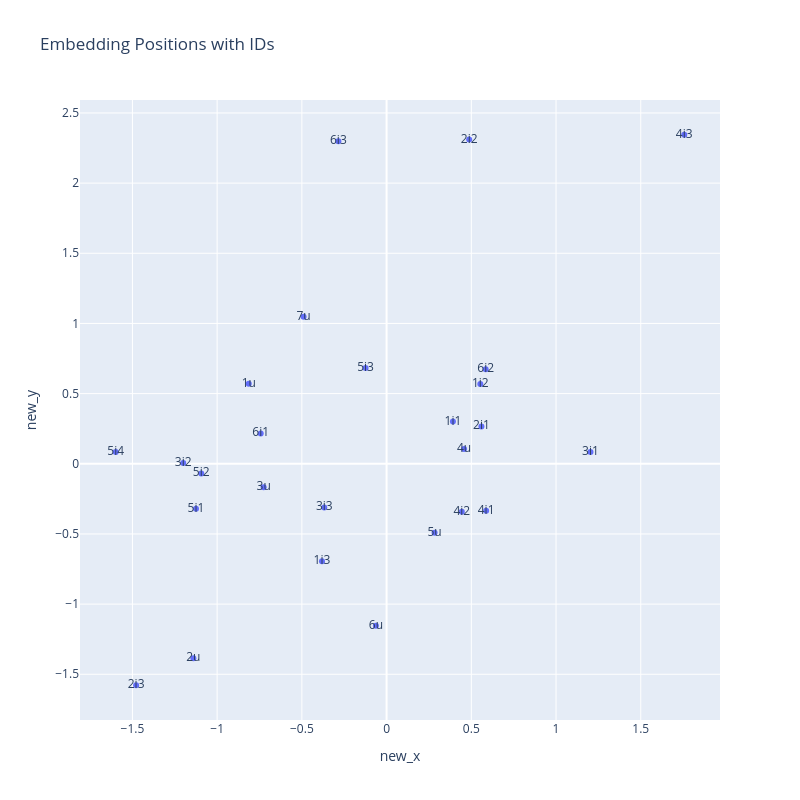
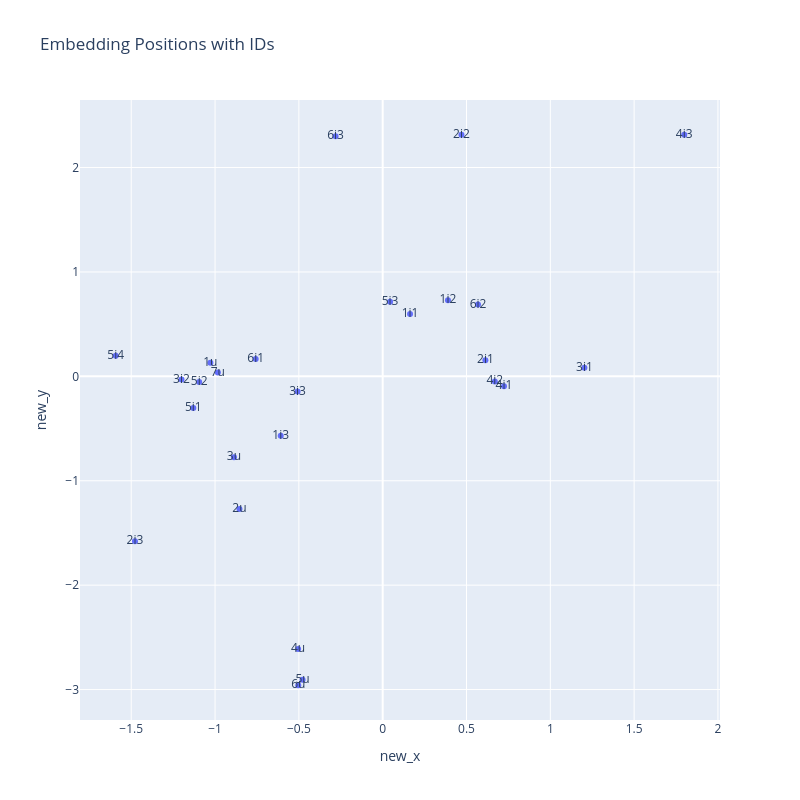
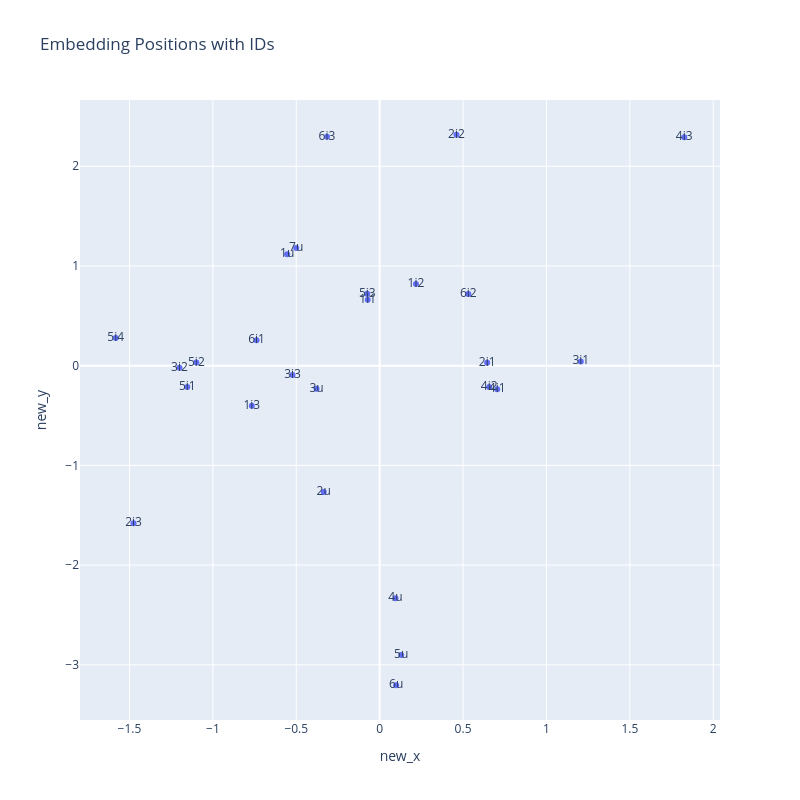
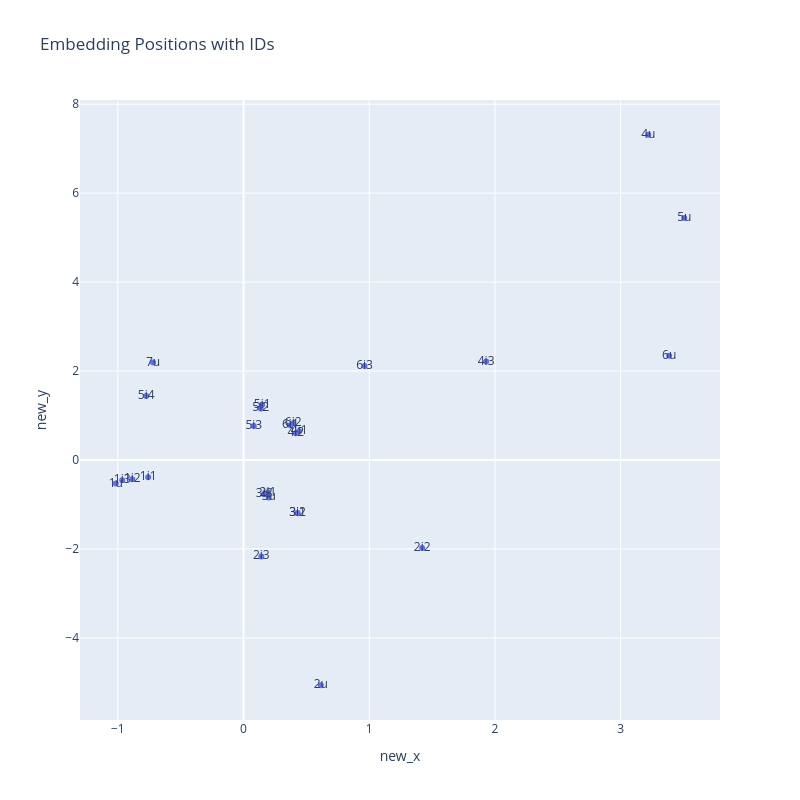

Notebook cell for these charts, in order:
### Code cell
user_embedding_sizes = [len(user_encoder.classes_), 2]
item_embedding_sizes = [len(item_encoder.classes_), 2]

model = TwoTowerModel(user_embedding_sizes, item_embedding_sizes, 
                      device).to(device)

optimizer = torch.optim.SGD(model.parameters(), lr=5, momentum=0)

users_ids, users_features = zip(*train_dataset.user2features.items())
items_ids, items_features = zip(*train_dataset.item2features.items())

user_shift_dev_history = []
user_shift_epoch_ids = []

def train_loop(model, optimizer, train_loader, n_epochs=100):
    loss_history = list()
    for epoch in range(n_epochs):
        for batch in tqdm(train_loader, desc=f'Epoch {epoch}'):
            
            user_embs, item_embs = model(*batch)
            loss = infonceloss(user_embs, item_embs)

            optimizer.zero_grad()
            loss.backward()

            old_users_embeddings = model.get_user_embeddings(
                torch.IntTensor(np.array(users_features)).to(device)
            )
            old_items_embeddings = model.get_item_embeddings(
                torch.IntTensor(np.array(items_features)).to(device)
            )

            optimizer.step()

            new_users_embeddings = model.get_user_embeddings(
                torch.IntTensor(np.array(users_features)).to(device)
            )
            # ---
            dev = compute_user_shift_deviation(old_users_embeddings, new_users_embeddings)
            user_shift_dev_history.append(dev)
            user_shift_epoch_ids.append(epoch)
            # ---
            new_items_embeddings = model.get_item_embeddings(
                torch.IntTensor(np.array(items_features)).to(device)
            )

            loss_history.append(loss.item())

            if (epoch < 3) or (epoch == 99):
                print(f'Train loss: {loss_history[-1]}')
                plot_embedding_shift(
                    old_users_embeddings,
                    old_items_embeddings,
                    new_users_embeddings,
                    new_items_embeddings,
                    users_ids,
                    items_ids,
                    title="Embedding Shift (green - users; blue - items)"
                )

model.train()
train_loop(model, optimizer, train_loader)

### Figure 1 — Plotly figure (JSON) as saved in the notebook; plotly's stock layout.template omitted (floating-point values rounded to 4 significant figures)
{"data": [{"customdata": [["1u"], ["2u"], ["3u"], ["4u"], ["5u"], ["6u"], ["7u"], ["1i1"], ["1i2"], ["1i3"], ["2i1"], ["2i2"], ["2i3"], ["3i1"], ["3i2"], ["3i3"], ["4i1"], ["4i2"], ["4i3"], ["5i1"], ["5i2"], ["5i3"], ["6i1"], ["6i2"], ["6i3"], ["5i4"]], "hovertemplate": "id=%{customdata[0]}<extra></extra>", "legendgroup": "", "marker": {"color": "#636efa", "symbol": "circle"}, "mode": "markers+text", "name": "", "orientation": "v", "showlegend": false, "text": ["1u", "2u", "3u", "4u", "5u", "6u", "7u", "1i1", "1i2", "1i3", "2i1", "2i2", "2i3", "3i1", "3i2", "3i3", "4i1", "4i2", "4i3", "5i1", "5i2", "5i3", "6i1", "6i2", "6i3", "5i4"], "type": "scatter", "x": [-0.8134, -1.14, -0.7255, 0.4571, 0.2832, -0.06307, -0.4898, 0.3914, 0.553, -0.3813, 0.5597, 0.4873, -1.478, 1.203, -1.2, -0.3678, 0.5875, 0.4438, 1.757, -1.125, -1.094, -0.124, -0.7428, 0.5848, -0.2846, -1.598], "xaxis": "x", "y": [0.5699, -1.386, -0.1671, 0.1044, -0.4922, -1.154, 1.048, 0.3011, 0.5686, -0.6944, 0.2663, 2.31, -1.578, 0.08475, 0.004968, -0.3109, -0.3344, -0.3416, 2.345, -0.3199, -0.06849, 0.6829, 0.2163, 0.6735, 2.298, 0.08479], "yaxis": "y"}], "layout": {"autosize": false, "height": 800, "legend": {"tracegroupgap": 0}, "title": {"text": "Embedding Positions with IDs"}, "width": 800, "xaxis": {"anchor": "y", "domain": [0, 1], "title": {"text": "new_x"}}, "yaxis": {"anchor": "x", "domain": [0, 1], "title": {"text": "new_y"}}}}

### Figure 2 — Plotly figure (JSON) as saved in the notebook; plotly's stock layout.template omitted (floating-point values rounded to 4 significant figures)
{"data": [{"customdata": [["1u"], ["2u"], ["3u"], ["4u"], ["5u"], ["6u"], ["7u"], ["1i1"], ["1i2"], ["1i3"], ["2i1"], ["2i2"], ["2i3"], ["3i1"], ["3i2"], ["3i3"], ["4i1"], ["4i2"], ["4i3"], ["5i1"], ["5i2"], ["5i3"], ["6i1"], ["6i2"], ["6i3"], ["5i4"]], "hovertemplate": "id=%{customdata[0]}<extra></extra>", "legendgroup": "", "marker": {"color": "#636efa", "symbol": "circle"}, "mode": "markers+text", "name": "", "orientation": "v", "showlegend": false, "text": ["1u", "2u", "3u", "4u", "5u", "6u", "7u", "1i1", "1i2", "1i3", "2i1", "2i2", "2i3", "3i1", "3i2", "3i3", "4i1", "4i2", "4i3", "5i1", "5i2", "5i3", "6i1", "6i2", "6i3", "5i4"], "type": "scatter", "x": [-1.028, -0.8544, -0.8871, -0.5045, -0.478, -0.5035, -0.9832, 0.1632, 0.3894, -0.6083, 0.6127, 0.4699, -1.478, 1.203, -1.2, -0.5078, 0.7235, 0.6688, 1.799, -1.13, -1.095, 0.04417, -0.7575, 0.5687, -0.2812, -1.592], "xaxis": "x", "y": [0.1291, -1.27, -0.7751, -2.611, -2.906, -2.959, 0.03584, 0.5979, 0.7278, -0.5698, 0.1547, 2.314, -1.578, 0.08329, -0.03035, -0.1454, -0.09539, -0.04922, 2.313, -0.3032, -0.05424, 0.7134, 0.1657, 0.6876, 2.299, 0.1965], "yaxis": "y"}], "layout": {"autosize": false, "height": 800, "legend": {"tracegroupgap": 0}, "title": {"text": "Embedding Positions with IDs"}, "width": 800, "xaxis": {"anchor": "y", "domain": [0, 1], "title": {"text": "new_x"}}, "yaxis": {"anchor": "x", "domain": [0, 1], "title": {"text": "new_y"}}}}

### Figure 3 — Plotly figure (JSON) as saved in the notebook; plotly's stock layout.template omitted (floating-point values rounded to 4 significant figures)
{"data": [{"customdata": [["1u"], ["2u"], ["3u"], ["4u"], ["5u"], ["6u"], ["7u"], ["1i1"], ["1i2"], ["1i3"], ["2i1"], ["2i2"], ["2i3"], ["3i1"], ["3i2"], ["3i3"], ["4i1"], ["4i2"], ["4i3"], ["5i1"], ["5i2"], ["5i3"], ["6i1"], ["6i2"], ["6i3"], ["5i4"]], "hovertemplate": "id=%{customdata[0]}<extra></extra>", "legendgroup": "", "marker": {"color": "#636efa", "symbol": "circle"}, "mode": "markers+text", "name": "", "orientation": "v", "showlegend": false, "text": ["1u", "2u", "3u", "4u", "5u", "6u", "7u", "1i1", "1i2", "1i3", "2i1", "2i2", "2i3", "3i1", "3i2", "3i3", "4i1", "4i2", "4i3", "5i1", "5i2", "5i3", "6i1", "6i2", "6i3", "5i4"], "type": "scatter", "x": [-0.5546, -0.3353, -0.3785, 0.09492, 0.129, 0.09879, -0.5003, -0.07179, 0.2176, -0.7664, 0.6445, 0.4604, -1.476, 1.206, -1.201, -0.5225, 0.705, 0.6568, 1.826, -1.153, -1.099, -0.07429, -0.7379, 0.5317, -0.3158, -1.582], "xaxis": "x", "y": [1.119, -1.265, -0.2312, -2.333, -2.901, -3.204, 1.18, 0.662, 0.8197, -0.401, 0.02885, 2.316, -1.58, 0.0424, -0.02141, -0.09394, -0.2363, -0.2127, 2.292, -0.2147, 0.03203, 0.7207, 0.2555, 0.7181, 2.295, 0.2779], "yaxis": "y"}], "layout": {"autosize": false, "height": 800, "legend": {"tracegroupgap": 0}, "title": {"text": "Embedding Positions with IDs"}, "width": 800, "xaxis": {"anchor": "y", "domain": [0, 1], "title": {"text": "new_x"}}, "yaxis": {"anchor": "x", "domain": [0, 1], "title": {"text": "new_y"}}}}

### Figure 4 — Plotly figure (JSON) as saved in the notebook; plotly's stock layout.template omitted (floating-point values rounded to 4 significant figures)
{"data": [{"customdata": [["1u"], ["2u"], ["3u"], ["4u"], ["5u"], ["6u"], ["7u"], ["1i1"], ["1i2"], ["1i3"], ["2i1"], ["2i2"], ["2i3"], ["3i1"], ["3i2"], ["3i3"], ["4i1"], ["4i2"], ["4i3"], ["5i1"], ["5i2"], ["5i3"], ["6i1"], ["6i2"], ["6i3"], ["5i4"]], "hovertemplate": "id=%{customdata[0]}<extra></extra>", "legendgroup": "", "marker": {"color": "#636efa", "symbol": "circle"}, "mode": "markers+text", "name": "", "orientation": "v", "showlegend": false, "text": ["1u", "2u", "3u", "4u", "5u", "6u", "7u", "1i1", "1i2", "1i3", "2i1", "2i2", "2i3", "3i1", "3i2", "3i3", "4i1", "4i2", "4i3", "5i1", "5i2", "5i3", "6i1", "6i2", "6i3", "5i4"], "type": "scatter", "x": [-1.017, 0.6152, 0.2008, 3.22, 3.506, 3.386, -0.7197, -0.7586, -0.8851, -0.9651, 0.1939, 1.421, 0.1418, 0.4301, 0.4297, 0.1638, 0.4427, 0.416, 1.93, 0.1485, 0.1368, 0.08147, 0.3727, 0.3953, 0.9632, -0.7746], "xaxis": "x", "y": [-0.5302, -5.063, -0.8415, 7.313, 5.44, 2.345, 2.191, -0.3844, -0.4295, -0.4566, -0.7307, -1.979, -2.168, -1.192, -1.195, -0.7721, 0.6448, 0.6032, 2.214, 1.245, 1.16, 0.7653, 0.7828, 0.8263, 2.113, 1.439], "yaxis": "y"}], "layout": {"autosize": false, "height": 800, "legend": {"tracegroupgap": 0}, "title": {"text": "Embedding Positions with IDs"}, "width": 800, "xaxis": {"anchor": "y", "domain": [0, 1], "title": {"text": "new_x"}}, "yaxis": {"anchor": "x", "domain": [0, 1], "title": {"text": "new_y"}}}}
